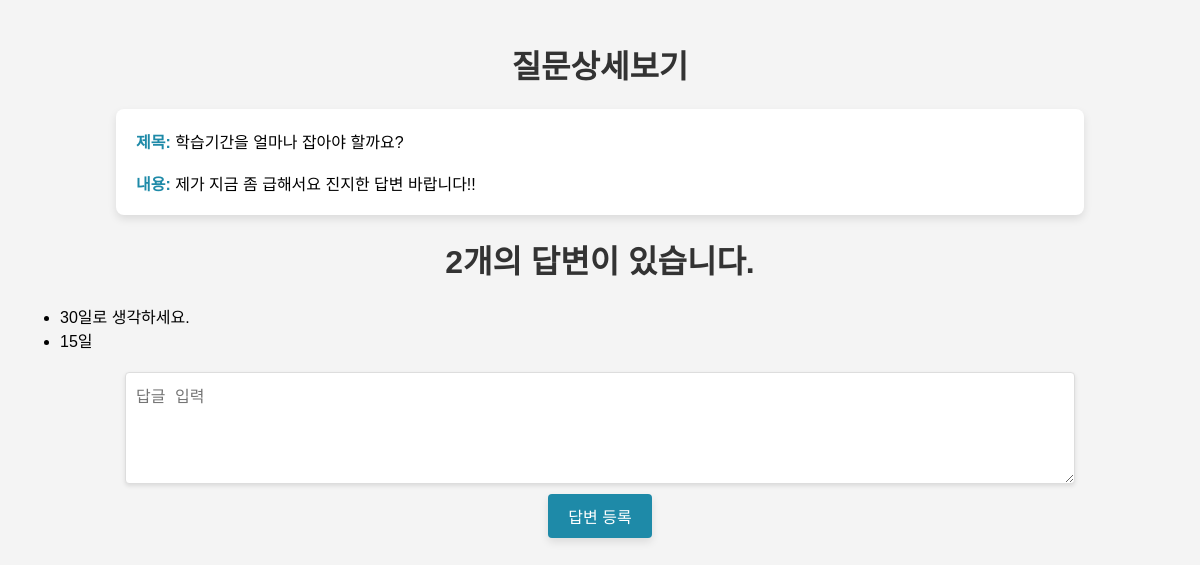
The page /qdetail/2/ on the database as committed earlier.
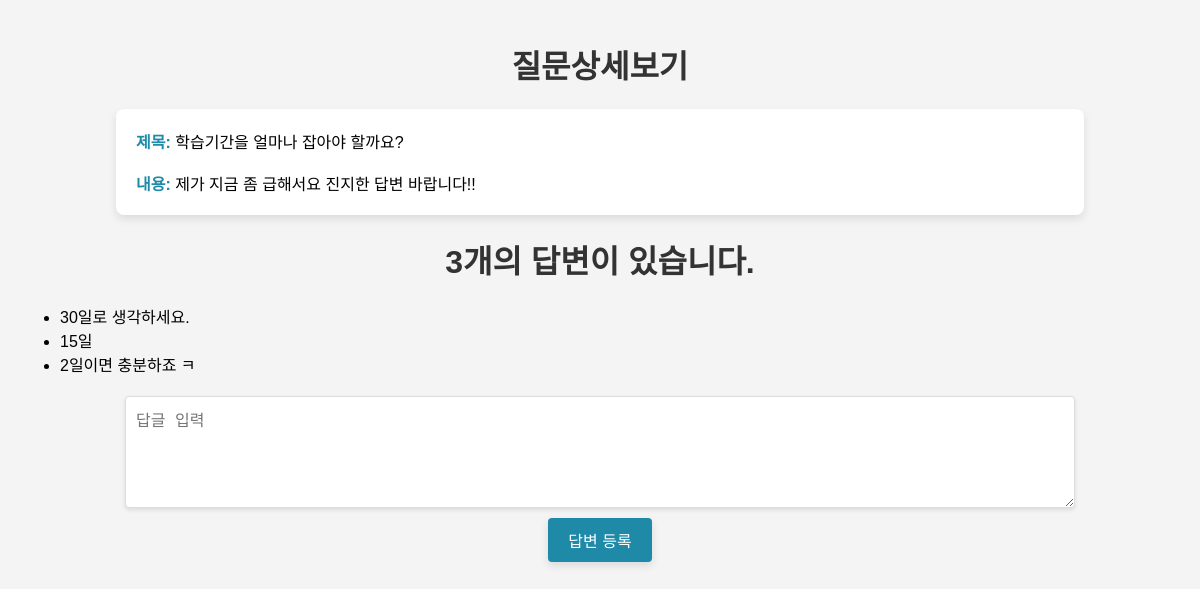
The same page on the database as committed later.
### DBWEB/models/models.py (models this page shows)
class Answer(DB.Model):
    id = DB.Column(DB.Integer, primary_key=True)
    question_id = DB.Column(DB.Integer, DB.ForeignKey('question.id', ondelete='CASCADE'))
    question = DB.relationship('Question', backref=DB.backref('answer_set'))
    content = DB.Column(DB.Text(), nullable=False)
    create_date = DB.Column(DB.DateTime(), nullable=False)

### DBWEB/views/main_view.py (the view)
@mainBP.route("/qdetail/<int:question_id>/")
def questionItem(question_id):
    question=Question.query.get_or_404(question_id)
    return render_template('question_detail.html', question=question)

### DBWEB/templates/question_detail.html (shortened to what this page needs)
<!DOCTYPE html>
<html lang="en">
<head>
</head>
<body>
    <h1>질문상세보기</h1>
    <div id="question">
        <label>제목:</label>
        {{question.subject}}<br><br>
        <label>내용:</label>
        {{question.content}}<br>
    </div>
    <h1>{{question.answer_set|length}}개의 답변이 있습니다.</h1>
    <div>
        <ul>
            {% for answer in question.answer_set %}
                <li>{{ answer.content }}</li>
            {% endfor %}
        </ul>
    </div>
    <div>
        <form action="{{ url_for('answer.create', question_id=question.id) }}" method="POST">
            <textarea name="content" rows="5" cols="20" placeholder="답글 입력"></textarea>
            <input type="submit" value="답변 등록">
        </form>
    </div>
</body>
</html>

Rows that differ between the two databases and show on the page:
added Answer: content "2일이면 충분하죠 ㅋ"
Other text that changed with them:
{{ question.answer_set|length }}: "2" → "3"
